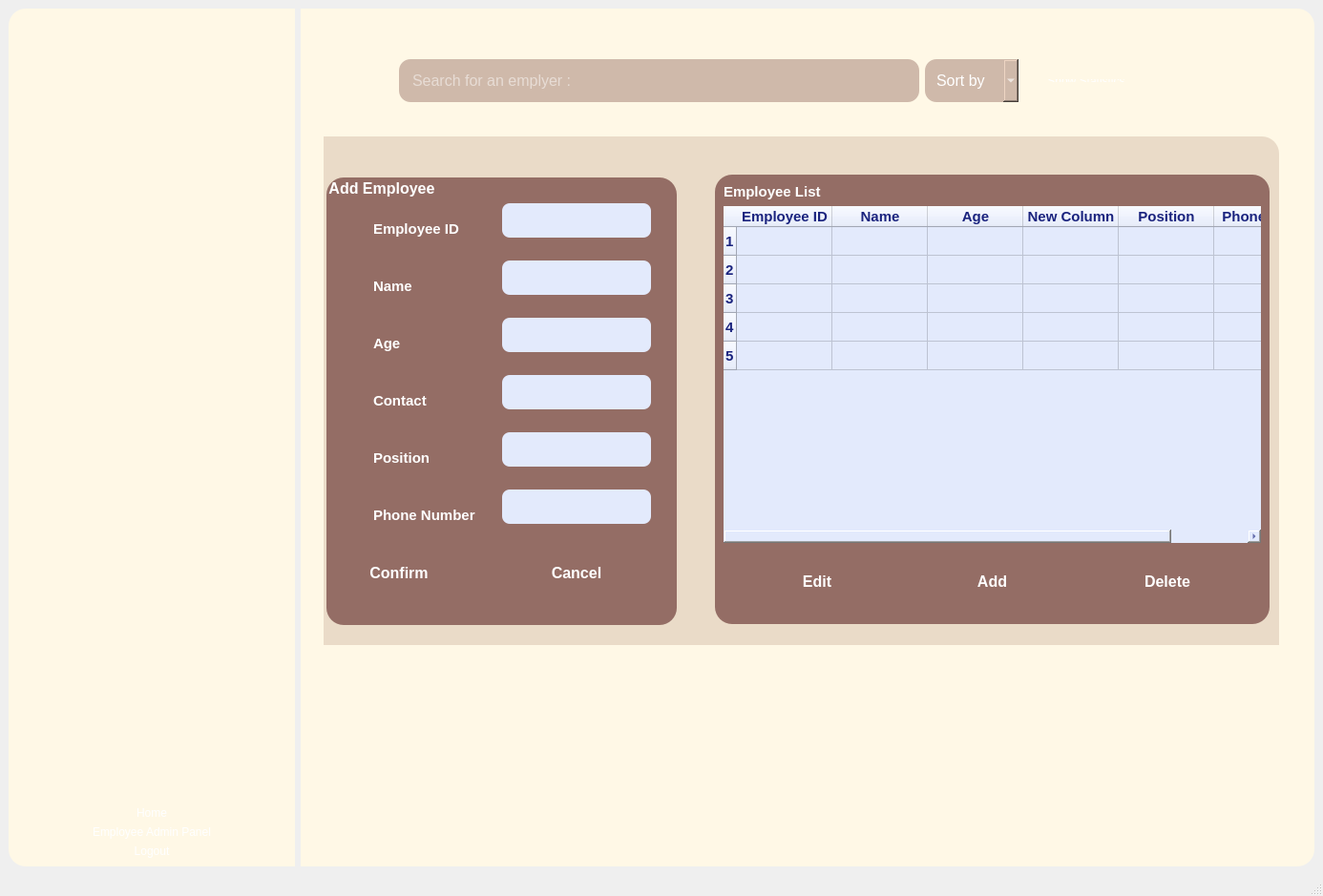
<?xml version="1.0" encoding="UTF-8"?>
<ui version="4.0">
 <class>adminmainwindow</class>
 <widget class="QMainWindow" name="adminmainwindow">
  <property name="geometry">
   <rect>
    <x>0</x>
    <y>0</y>
    <width>1386</width>
    <height>939</height>
   </rect>
  </property>
  <property name="windowTitle">
   <string>adminmainwindow</string>
  </property>
  <widget class="QWidget" name="centralwidget">
   <layout class="QHBoxLayout" name="mainLayout">
    <item>
     <widget class="QFrame" name="sidebar">
      <property name="styleSheet">
       <string>background: qlineargradient(x1:0, y1:0, x2:0, y2:1, stop:0 #fff8e6, stop:1 #fff8e6); color: white; border-top-left-radius: 18px; border-bottom-left-radius: 18px; min-width: 260px; max-width: 300px;</string>
      </property>
      <property name="frameShape">
       <enum>QFrame::Shape::StyledPanel</enum>
      </property>
      <property name="frameShadow">
       <enum>QFrame::Shadow::Raised</enum>
      </property>
      <layout class="QVBoxLayout" name="sidebarLayout">
       <item>
        <widget class="QLabel" name="adminLogoLabel">
         <property name="styleSheet">
          <string>background: transparent; margin-bottom: 18px; margin-top: 18px;</string>
         </property>
         <property name="pixmap">
          <pixmap>assests/VibraClubLogo.png</pixmap>
         </property>
         <property name="alignment">
          <set>Qt::AlignmentFlag::AlignCenter</set>
         </property>
        </widget>
       </item>
       <item>
        <widget class="QPushButton" name="btnAccueil">
         <property name="styleSheet">
          <string>background: #cfb9aa; color: white; border-radius: 12px; padding: 12px; font-weight: bold; margin-bottom: 8px; font-size: 16px; transition: background 0.2s; }
QPushButton:hover { background: #f9bab7; color: #fff; }</string>
         </property>
         <property name="text">
          <string>Home</string>
         </property>
        </widget>
       </item>
       <item>
        <widget class="QPushButton" name="btnGestionPersonnel">
         <property name="styleSheet">
          <string>background: #cfb9aa; color: white; border-radius: 12px; padding: 12px; font-weight: bold; margin-bottom: 8px; font-size: 16px; transition: background 0.2s; }
QPushButton:hover { background: #f9bab7; color: #fff; }</string>
         </property>
         <property name="text">
          <string>Employee Admin Panel</string>
         </property>
        </widget>
       </item>
       <item>
        <widget class="QPushButton" name="btnDeconnecter">
         <property name="styleSheet">
          <string>color: #e74c3c; background: transparent; font-weight: bold; margin-top: 24px; font-size: 16px; }
QPushButton:hover { background: #e74c3c; color: #fff; }</string>
         </property>
         <property name="text">
          <string>Logout</string>
         </property>
        </widget>
       </item>
      </layout>
     </widget>
    </item>
    <item>
     <widget class="QFrame" name="mainContent">
      <property name="styleSheet">
       <string>background: #fff8e6; color: white; border-top-right-radius: 18px; border-bottom-right-radius: 18px; padding: 24px;</string>
      </property>
      <property name="frameShape">
       <enum>QFrame::Shape::StyledPanel</enum>
      </property>
      <property name="frameShadow">
       <enum>QFrame::Shadow::Raised</enum>
      </property>
      <widget class="QFrame" name="frame">
       <property name="geometry">
        <rect>
         <x>70</x>
         <y>20</y>
         <width>851</width>
         <height>111</height>
        </rect>
       </property>
       <property name="frameShape">
        <enum>QFrame::Shape::StyledPanel</enum>
       </property>
       <property name="frameShadow">
        <enum>QFrame::Shadow::Raised</enum>
       </property>
       <layout class="QVBoxLayout" name="verticalLayout">
        <item>
         <layout class="QHBoxLayout" name="topBarLayout">
          <item>
           <widget class="QLineEdit" name="searchMember">
            <property name="styleSheet">
             <string>background: #cfb9aa; color: white; border-radius: 12px; padding: 12px; font-size: 16px;</string>
            </property>
            <property name="placeholderText">
             <string>Search for an emplyer :</string>
            </property>
           </widget>
          </item>
          <item>
           <widget class="QComboBox" name="sortCombo">
            <property name="styleSheet">
             <string>background: #cfb9aa; color: white; border-radius: 12px; padding: 12px; font-size: 16px;</string>
            </property>
            <property name="placeholderText">
             <string>Sort by</string>
            </property>
           </widget>
          </item>
          <item>
           <widget class="QPushButton" name="adminBtnShowStats">
            <property name="styleSheet">
             <string>background: #cfb9aa; color: white; border-radius: 12px; font-weight: bold; padding: 12px; font-size: 16px; }
QPushButton:hover { background: #f9bab7; color: #fff; }</string>
            </property>
            <property name="text">
             <string>Show Statistics</string>
            </property>
           </widget>
          </item>
         </layout>
        </item>
       </layout>
      </widget>
      <widget class="QStackedWidget" name="stackedWidgetMainContentView">
       <property name="geometry">
        <rect>
         <x>0</x>
         <y>100</y>
         <width>1061</width>
         <height>591</height>
        </rect>
       </property>
       <widget class="QWidget" name="mainPanel">
        <widget class="QFrame" name="frame_2">
         <property name="geometry">
          <rect>
           <x>-30</x>
           <y>10</y>
           <width>1031</width>
           <height>571</height>
          </rect>
         </property>
         <property name="styleSheet">
          <string notr="true">background-color: #eadbc8;</string>
         </property>
         <property name="frameShape">
          <enum>QFrame::Shape::StyledPanel</enum>
         </property>
         <property name="frameShadow">
          <enum>QFrame::Shadow::Raised</enum>
         </property>
         <widget class="QGroupBox" name="employeeListBox">
          <property name="geometry">
           <rect>
            <x>440</x>
            <y>40</y>
            <width>581</width>
            <height>471</height>
           </rect>
          </property>
          <property name="styleSheet">
           <string notr="true">background: #946d65; color: white; border-radius: 18px; font-weight: bold; font-size: 16px; padding: 0px;</string>
          </property>
          <property name="title">
           <string/>
          </property>
          <layout class="QVBoxLayout" name="verticalLayout_2">
           <item>
            <widget class="QLabel" name="employeeListLabel">
             <property name="styleSheet">
              <string>color: white; font-size: 15px;</string>
             </property>
             <property name="text">
              <string>Employee List</string>
             </property>
            </widget>
           </item>
           <item>
            <widget class="QTableWidget" name="adminEmployeeTable">
             <property name="styleSheet">
              <string>background: #e3eafc; color: #1a237e; border-radius: 12px; font-size: 15px;</string>
             </property>
             <row/>
             <row/>
             <row/>
             <row/>
             <row/>
             <column>
              <property name="text">
               <string>Employee ID</string>
              </property>
             </column>
             <column>
              <property name="text">
               <string>Name</string>
              </property>
             </column>
             <column>
              <property name="text">
               <string>Age</string>
              </property>
             </column>
             <column>
              <property name="text">
               <string>New Column</string>
              </property>
             </column>
             <column>
              <property name="text">
               <string>Position</string>
              </property>
             </column>
             <column>
              <property name="text">
               <string>Phone Num</string>
              </property>
             </column>
            </widget>
           </item>
           <item>
            <widget class="QFrame" name="frame_3">
             <property name="minimumSize">
              <size>
               <width>0</width>
               <height>70</height>
              </size>
             </property>
             <property name="maximumSize">
              <size>
               <width>16777215</width>
               <height>300</height>
              </size>
             </property>
             <property name="frameShape">
              <enum>QFrame::Shape::StyledPanel</enum>
             </property>
             <property name="frameShadow">
              <enum>QFrame::Shadow::Raised</enum>
             </property>
             <layout class="QGridLayout" name="gridLayout">
              <item row="0" column="0">
               <widget class="QPushButton" name="adminBtnEditEmployee">
                <property name="styleSheet">
                 <string>background: #cfb9aa; color: white; border-radius: 12px; font-weight: bold; padding: 12px; font-size: 16px; }
QPushButton:hover { background: #f9bab7; color: #fff; }</string>
                </property>
                <property name="text">
                 <string>Edit</string>
                </property>
               </widget>
              </item>
              <item row="0" column="1">
               <widget class="QPushButton" name="adminBtnAddEmployee">
                <property name="styleSheet">
                 <string>background: #cfb9aa; color: white; border-radius: 12px; font-weight: bold; padding: 12px; font-size: 16px; }
QPushButton:hover { background: #f9bab7; color: #fff; }</string>
                </property>
                <property name="text">
                 <string>Add</string>
                </property>
               </widget>
              </item>
              <item row="0" column="2">
               <widget class="QPushButton" name="adminBtnDeleteEmployee">
                <property name="styleSheet">
                 <string>background: #cfb9aa; color: white; border-radius: 12px; font-weight: bold; padding: 12px; font-size: 16px; }
QPushButton:hover { background: #f9bab7; color: #fff; }</string>
                </property>
                <property name="text">
                 <string>Delete</string>
                </property>
               </widget>
              </item>
             </layout>
            </widget>
           </item>
          </layout>
         </widget>
         <widget class="QStackedWidget" name="stackedWidgetEditAndAdd">
          <property name="geometry">
           <rect>
            <x>0</x>
            <y>10</y>
            <width>438</width>
            <height>537</height>
           </rect>
          </property>
          <widget class="QWidget" name="addEmployeePage">
           <layout class="QFormLayout" name="formLayout">
            <item row="0" column="0">
             <widget class="QGroupBox" name="addEmployeeBox">
              <property name="styleSheet">
               <string>background: #946d65; color: white; border-radius: 18px; font-weight: bold; font-size: 16px; padding: 18px;</string>
              </property>
              <property name="title">
               <string>Add Employee</string>
              </property>
              <layout class="QFormLayout" name="adminAddEmployeeForm">
               <item row="0" column="0">
                <widget class="QLabel" name="labelID">
                 <property name="styleSheet">
                  <string>color: white; font-size: 15px;</string>
                 </property>
                 <property name="text">
                  <string>Employee ID</string>
                 </property>
                </widget>
               </item>
               <item row="0" column="1">
                <widget class="QLineEdit" name="adminEditEmployeeID">
                 <property name="styleSheet">
                  <string>background: #e3eafc; color: #1a237e; border-radius: 8px; padding: 8px; font-size: 15px;</string>
                 </property>
                </widget>
               </item>
               <item row="1" column="0">
                <widget class="QLabel" name="labelNom">
                 <property name="styleSheet">
                  <string>color: white; font-size: 15px;</string>
                 </property>
                 <property name="text">
                  <string>Name</string>
                 </property>
                </widget>
               </item>
               <item row="1" column="1">
                <widget class="QLineEdit" name="adminEditEmployeeName">
                 <property name="styleSheet">
                  <string>background: #e3eafc; color: #1a237e; border-radius: 8px; padding: 8px; font-size: 15px;</string>
                 </property>
                </widget>
               </item>
               <item row="2" column="0">
                <widget class="QLabel" name="labelAge">
                 <property name="styleSheet">
                  <string>color: white; font-size: 15px;</string>
                 </property>
                 <property name="text">
                  <string>Age</string>
                 </property>
                </widget>
               </item>
               <item row="2" column="1">
                <widget class="QLineEdit" name="adminEditEmployeeAge">
                 <property name="styleSheet">
                  <string>background: #e3eafc; color: #1a237e; border-radius: 8px; padding: 8px; font-size: 15px;</string>
                 </property>
                </widget>
               </item>
               <item row="3" column="0">
                <widget class="QLabel" name="labelContactParent">
                 <property name="styleSheet">
                  <string>color: white; font-size: 15px;</string>
                 </property>
                 <property name="text">
                  <string>Contact</string>
                 </property>
                </widget>
               </item>
               <item row="3" column="1">
                <widget class="QLineEdit" name="adminEditEmployeeContact">
                 <property name="styleSheet">
                  <string>background: #e3eafc; color: #1a237e; border-radius: 8px; padding: 8px; font-size: 15px;</string>
                 </property>
                </widget>
               </item>
               <item row="4" column="0">
                <widget class="QLabel" name="adminLabelEmployeePosition">
                 <property name="styleSheet">
                  <string>color: white; font-size: 15px;</string>
                 </property>
                 <property name="text">
                  <string>Position</string>
                 </property>
                </widget>
               </item>
               <item row="4" column="1">
                <widget class="QLineEdit" name="adminEditEmployeePosition">
                 <property name="styleSheet">
                  <string>background: #e3eafc; color: #1a237e; border-radius: 8px; padding: 8px; font-size: 15px;</string>
                 </property>
                </widget>
               </item>
               <item row="5" column="0">
                <widget class="QLabel" name="adminLabelEmployeePhone">
                 <property name="styleSheet">
                  <string>color: white; font-size: 15px;</string>
                 </property>
                 <property name="text">
                  <string>Phone Number</string>
                 </property>
                </widget>
               </item>
               <item row="5" column="1">
                <widget class="QLineEdit" name="adminEditEmployeePhone">
                 <property name="styleSheet">
                  <string>background: #e3eafc; color: #1a237e; border-radius: 8px; padding: 8px; font-size: 15px;</string>
                 </property>
                </widget>
               </item>
               <item row="6" column="1">
                <widget class="QPushButton" name="adminBtnCancel">
                 <property name="styleSheet">
                  <string>background: #cfb9aa; color: #FFFF; border-radius: 12px; font-weight: bold; padding: 12px; font-size: 16px; }
QPushButton:hover { background: #f9bab7; color: #fff; }</string>
                 </property>
                 <property name="text">
                  <string>Cancel</string>
                 </property>
                 <property name="checkable">
                  <bool>true</bool>
                 </property>
                 <property name="checked">
                  <bool>true</bool>
                 </property>
                </widget>
               </item>
               <item row="6" column="0">
                <widget class="QPushButton" name="adminBtnConfirm">
                 <property name="styleSheet">
                  <string>background: #cfb9aa; color: white; border-radius: 12px; font-weight: bold; padding: 12px; font-size: 16px; }
QPushButton:hover { background: #f9bab7; color: #fff; }</string>
                 </property>
                 <property name="text">
                  <string>Confirm</string>
                 </property>
                </widget>
               </item>
              </layout>
             </widget>
            </item>
           </layout>
          </widget>
          <widget class="QWidget" name="editEmplyerPage">
           <layout class="QFormLayout" name="formLayout_2">
            <item row="0" column="0">
             <widget class="QGroupBox" name="addEmployeeBox_2">
              <property name="styleSheet">
               <string>background: #946d65; color: white; border-radius: 18px; font-weight: bold; font-size: 16px; padding: 18px;</string>
              </property>
              <property name="title">
               <string>Edit Employee</string>
              </property>
              <layout class="QFormLayout" name="adminAddEmployeeForm_2">
               <item row="0" column="0">
                <widget class="QLabel" name="labelID_3">
                 <property name="styleSheet">
                  <string>color: white; font-size: 15px;</string>
                 </property>
                 <property name="text">
                  <string>Employee ID</string>
                 </property>
                </widget>
               </item>
               <item row="0" column="1">
                <widget class="QLineEdit" name="adminEditEmployeeID_2">
                 <property name="styleSheet">
                  <string>background: #e3eafc; color: #1a237e; border-radius: 8px; padding: 8px; font-size: 15px;</string>
                 </property>
                </widget>
               </item>
               <item row="1" column="0">
                <widget class="QLabel" name="labelNom_2">
                 <property name="styleSheet">
                  <string>color: white; font-size: 15px;</string>
                 </property>
                 <property name="text">
                  <string>Name</string>
                 </property>
                </widget>
               </item>
               <item row="1" column="1">
                <widget class="QLineEdit" name="adminEditEmployeeName_2">
                 <property name="styleSheet">
                  <string>background: #e3eafc; color: #1a237e; border-radius: 8px; padding: 8px; font-size: 15px;</string>
                 </property>
                </widget>
               </item>
               <item row="2" column="0">
                <widget class="QLabel" name="labelAge_2">
                 <property name="styleSheet">
                  <string>color: white; font-size: 15px;</string>
                 </property>
                 <property name="text">
                  <string>Age</string>
                 </property>
                </widget>
               </item>
               <item row="2" column="1">
                <widget class="QLineEdit" name="adminEditEmployeeAge_2">
                 <property name="styleSheet">
                  <string>background: #e3eafc; color: #1a237e; border-radius: 8px; padding: 8px; font-size: 15px;</string>
                 </property>
                </widget>
               </item>
               <item row="3" column="0">
                <widget class="QLabel" name="labelContactParent_2">
                 <property name="styleSheet">
                  <string>color: white; font-size: 15px;</string>
                 </property>
                 <property name="text">
                  <string>Contact</string>
                 </property>
                </widget>
               </item>
               <item row="3" column="1">
                <widget class="QLineEdit" name="adminEditEmployeeContact_2">
                 <property name="styleSheet">
                  <string>background: #e3eafc; color: #1a237e; border-radius: 8px; padding: 8px; font-size: 15px;</string>
                 </property>
                </widget>
               </item>
               <item row="4" column="0">
                <widget class="QLabel" name="adminLabelEmployeePosition_2">
                 <property name="styleSheet">
                  <string>color: white; font-size: 15px;</string>
                 </property>
                 <property name="text">
                  <string>Position</string>
                 </property>
                </widget>
               </item>
               <item row="4" column="1">
                <widget class="QLineEdit" name="adminEditEmployeePosition_2">
                 <property name="styleSheet">
                  <string>background: #e3eafc; color: #1a237e; border-radius: 8px; padding: 8px; font-size: 15px;</string>
                 </property>
                </widget>
               </item>
               <item row="5" column="0">
                <widget class="QLabel" name="adminLabelEmployeePhone_2">
                 <property name="styleSheet">
                  <string>color: white; font-size: 15px;</string>
                 </property>
                 <property name="text">
                  <string>Phone Number</string>
                 </property>
                </widget>
               </item>
               <item row="5" column="1">
                <widget class="QLineEdit" name="adminEditEmployeePhone_2">
                 <property name="styleSheet">
                  <string>background: #e3eafc; color: #1a237e; border-radius: 8px; padding: 8px; font-size: 15px;</string>
                 </property>
                </widget>
               </item>
               <item row="6" column="1">
                <widget class="QPushButton" name="adminBtnCancel_2">
                 <property name="styleSheet">
                  <string>background: #f9bab7; color: #FFFF; border-radius: 12px; font-weight: bold; padding: 12px; font-size: 16px; }
QPushButton:hover { background: #cfb9aa; color: #fff; }</string>
                 </property>
                 <property name="text">
                  <string>Cancel</string>
                 </property>
                 <property name="checkable">
                  <bool>true</bool>
                 </property>
                 <property name="checked">
                  <bool>true</bool>
                 </property>
                </widget>
               </item>
               <item row="6" column="0">
                <widget class="QPushButton" name="adminBtnConfirm_4">
                 <property name="styleSheet">
                  <string>background: #cfb9aa; color: white; border-radius: 12px; font-weight: bold; padding: 12px; font-size: 16px; }
QPushButton:hover { background: #f9bab7; color: #fff; }</string>
                 </property>
                 <property name="text">
                  <string>Confirm</string>
                 </property>
                </widget>
               </item>
              </layout>
             </widget>
            </item>
           </layout>
          </widget>
         </widget>
        </widget>
       </widget>
       <widget class="QWidget" name="stats">
        <widget class="QFrame" name="frame_5">
         <property name="geometry">
          <rect>
           <x>-20</x>
           <y>0</y>
           <width>1031</width>
           <height>571</height>
          </rect>
         </property>
         <property name="styleSheet">
          <string notr="true">background-color: #eadbc8;</string>
         </property>
         <property name="frameShape">
          <enum>QFrame::Shape::StyledPanel</enum>
         </property>
         <property name="frameShadow">
          <enum>QFrame::Shadow::Raised</enum>
         </property>
         <widget class="QGroupBox" name="employeeListBox_2">
          <property name="geometry">
           <rect>
            <x>440</x>
            <y>40</y>
            <width>581</width>
            <height>471</height>
           </rect>
          </property>
          <property name="styleSheet">
           <string notr="true">background: #946d65; color: white; border-radius: 18px; font-weight: bold; font-size: 16px; padding: 0px;</string>
          </property>
          <property name="title">
           <string/>
          </property>
          <layout class="QVBoxLayout" name="verticalLayout_4"/>
         </widget>
         <widget class="QStackedWidget" name="stackedWidgetEditAndAdd_2">
          <property name="geometry">
           <rect>
            <x>0</x>
            <y>10</y>
            <width>438</width>
            <height>537</height>
           </rect>
          </property>
          <widget class="QWidget" name="addEmployeePage_3">
           <layout class="QFormLayout" name="formLayout_5">
            <item row="0" column="0" colspan="2">
             <widget class="QGroupBox" name="addEmployeeBox_5">
              <property name="styleSheet">
               <string>background: #946d65; color: white; border-radius: 18px; font-weight: bold; font-size: 16px; padding: 18px;</string>
              </property>
              <property name="title">
               <string>Add Employee</string>
              </property>
              <layout class="QFormLayout" name="adminAddEmployeeForm_5"/>
             </widget>
            </item>
           </layout>
          </widget>
          <widget class="QWidget" name="editEmplyerPage_3">
           <layout class="QFormLayout" name="formLayout_6">
            <item row="0" column="0">
             <widget class="QGroupBox" name="addEmployeeBox_6">
              <property name="styleSheet">
               <string>background: #946d65; color: white; border-radius: 18px; font-weight: bold; font-size: 16px; padding: 18px;</string>
              </property>
              <property name="title">
               <string>Edit Employee</string>
              </property>
              <layout class="QFormLayout" name="adminAddEmployeeForm_6">
               <item row="0" column="0">
                <widget class="QLabel" name="labelID_6">
                 <property name="styleSheet">
                  <string>color: white; font-size: 15px;</string>
                 </property>
                 <property name="text">
                  <string>Employee ID</string>
                 </property>
                </widget>
               </item>
               <item row="0" column="1">
                <widget class="QLineEdit" name="adminEditEmployeeID_6">
                 <property name="styleSheet">
                  <string>background: #e3eafc; color: #1a237e; border-radius: 8px; padding: 8px; font-size: 15px;</string>
                 </property>
                </widget>
               </item>
               <item row="1" column="0">
                <widget class="QLabel" name="labelNom_6">
                 <property name="styleSheet">
                  <string>color: white; font-size: 15px;</string>
                 </property>
                 <property name="text">
                  <string>Name</string>
                 </property>
                </widget>
               </item>
               <item row="1" column="1">
                <widget class="QLineEdit" name="adminEditEmployeeName_6">
                 <property name="styleSheet">
                  <string>background: #e3eafc; color: #1a237e; border-radius: 8px; padding: 8px; font-size: 15px;</string>
                 </property>
                </widget>
               </item>
               <item row="2" column="0">
                <widget class="QLabel" name="labelAge_6">
                 <property name="styleSheet">
                  <string>color: white; font-size: 15px;</string>
                 </property>
                 <property name="text">
                  <string>Age</string>
                 </property>
                </widget>
               </item>
               <item row="2" column="1">
                <widget class="QLineEdit" name="adminEditEmployeeAge_6">
                 <property name="styleSheet">
                  <string>background: #e3eafc; color: #1a237e; border-radius: 8px; padding: 8px; font-size: 15px;</string>
                 </property>
                </widget>
               </item>
               <item row="3" column="0">
                <widget class="QLabel" name="labelContactParent_6">
                 <property name="styleSheet">
                  <string>color: white; font-size: 15px;</string>
                 </property>
                 <property name="text">
                  <string>Contact</string>
                 </property>
                </widget>
               </item>
               <item row="3" column="1">
                <widget class="QLineEdit" name="adminEditEmployeeContact_6">
                 <property name="styleSheet">
                  <string>background: #e3eafc; color: #1a237e; border-radius: 8px; padding: 8px; font-size: 15px;</string>
                 </property>
                </widget>
               </item>
               <item row="4" column="0">
                <widget class="QLabel" name="adminLabelEmployeePosition_6">
                 <property name="styleSheet">
                  <string>color: white; font-size: 15px;</string>
                 </property>
                 <property name="text">
                  <string>Position</string>
                 </property>
                </widget>
               </item>
               <item row="4" column="1">
                <widget class="QLineEdit" name="adminEditEmployeePosition_6">
                 <property name="styleSheet">
                  <string>background: #e3eafc; color: #1a237e; border-radius: 8px; padding: 8px; font-size: 15px;</string>
                 </property>
                </widget>
               </item>
               <item row="5" column="0">
                <widget class="QLabel" name="adminLabelEmployeePhone_6">
                 <property name="styleSheet">
                  <string>color: white; font-size: 15px;</string>
                 </property>
                 <property name="text">
                  <string>Phone Number</string>
                 </property>
                </widget>
               </item>
               <item row="5" column="1">
                <widget class="QLineEdit" name="adminEditEmployeePhone_6">
                 <property name="styleSheet">
                  <string>background: #e3eafc; color: #1a237e; border-radius: 8px; padding: 8px; font-size: 15px;</string>
                 </property>
                </widget>
               </item>
               <item row="6" column="1">
                <widget class="QPushButton" name="adminBtnCancel_6">
                 <property name="styleSheet">
                  <string>background: #cfb9aa; color: #FFFF; border-radius: 12px; font-weight: bold; padding: 12px; font-size: 16px; }
QPushButton:hover { background: #f9bab7; color: #fff; }</string>
                 </property>
                 <property name="text">
                  <string>Cancel</string>
                 </property>
                 <property name="checkable">
                  <bool>true</bool>
                 </property>
                 <property name="checked">
                  <bool>true</bool>
                 </property>
                </widget>
               </item>
               <item row="6" column="0">
                <widget class="QPushButton" name="adminBtnConfirm_6">
                 <property name="styleSheet">
                  <string>background: #cfb9aa; color: white; border-radius: 12px; font-weight: bold; padding: 12px; font-size: 16px; }
QPushButton:hover { background: #f9bab7; color: #fff; }</string>
                 </property>
                 <property name="text">
                  <string>Confirm</string>
                 </property>
                </widget>
               </item>
              </layout>
             </widget>
            </item>
           </layout>
          </widget>
         </widget>
        </widget>
       </widget>
      </widget>
     </widget>
    </item>
   </layout>
  </widget>
  <widget class="QMenuBar" name="menubar">
   <property name="geometry">
    <rect>
     <x>0</x>
     <y>0</y>
     <width>1386</width>
     <height>21</height>
    </rect>
   </property>
  </widget>
  <widget class="QStatusBar" name="statusbar"/>
 </widget>
 <resources/>
 <connections/>
</ui>
